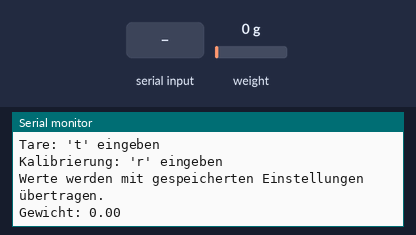
A sketch run on a simulated Arduino MKR. Shown: the last lines printed to the serial monitor. The inputs (shaded band) are chosen by the test bench; at power-on: weight on the scale 0 g. WiFi joins after 1.5 s; servers stay silent unless stated.

Above: at 5.5 s.
5.6 s: "r\n" received over Serial
At 7.0 s:
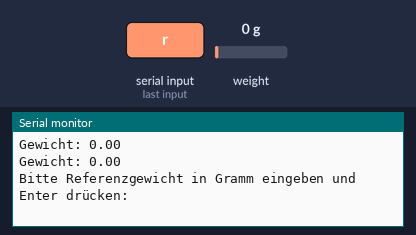
7.3 s: "t\n" received over Serial
At 8.5 s:
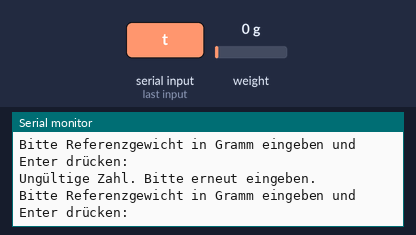
8.8 s: "90,45\n" received over Serial
At 9.9 s:
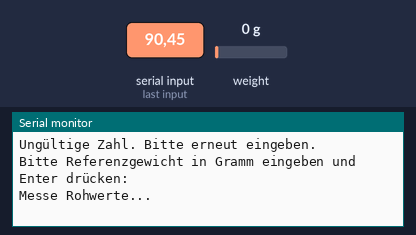
12.3 s: weight on the scale set to 100 g
At 12.3 s:
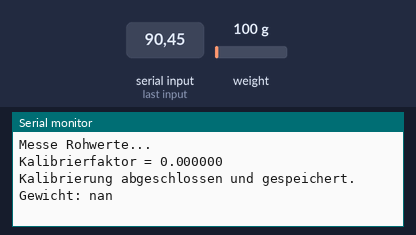

The sketch:

SketchWaageLinks.ino
```cpp
// Arduino IoT Cloud – automatisch generierter Teil
#include <ArduinoIoTCloud.h>
#include <Arduino_ConnectionHandler.h>

const char SSID[] = "LeonieHotspot";
const char PASS[] = "12345678";

float gewicht_links;

void initProperties() {
  ArduinoCloud.addProperty(gewicht_links, READ, ON_CHANGE, NULL);
}

WiFiConnectionHandler ArduinoIoTPreferredConnection(SSID, PASS);

// HX711 + Flash-Speicher
#include "HX711.h"
#include <FlashStorage.h>

HX711 scale;

// Pins für die Waage (D2 = DOUT, D3 = SCK)
const int DOUT_PIN = 2;
const int SCK_PIN  = 3;

// Flash-Speicherbereiche
FlashStorage(storeOffset, long);
FlashStorage(storeCalFactor, float);

// Einstellungen
const unsigned long READY_TIMEOUT = 3000;
const int RAW_AVG = 20;
const int SMOOTH_SAMPLES = 5;

// Globale Variablen
long tare_offset = 0;
float calibration_factor = 1.0;
bool firstStart = false;

// Warten, bis der HX711 bereit ist
bool waitForReady(unsigned long timeoutMs) {
  unsigned long start = millis();
  while (!scale.is_ready()) {
    if (millis() - start > timeoutMs) return false;
    delay(5);
  }
  return true;
}

// Mehrfachmessung
long readRawAverage(int samples, int delayMs = 30) {
  long sum = 0;
  for (int i = 0; i < samples; i++) {
    if (!waitForReady(READY_TIMEOUT)) return LONG_MIN;
    sum += scale.read();
    delay(delayMs);
  }
  return sum / samples;
}

// Flash speichern
void saveToFlash() {
  storeOffset.write(tare_offset);
  storeCalFactor.write(calibration_factor);
}

// Flash laden
void loadFromFlash() {
  tare_offset = storeOffset.read();
  calibration_factor = storeCalFactor.read();

  // Prüfen, ob Flash leer ist (erste Benutzung)
  if (calibration_factor == 0.0f) {
    firstStart = true;
    tare_offset = 0;
    calibration_factor = 1.0;
  }
}

// Referenzgewicht manuell
void askForReferenceWeight() {
  Serial.println();
  Serial.println("Bitte Referenzgewicht in Gramm eingeben und Enter drücken:");

  while (!Serial.available()) delay(50);

  String s = Serial.readStringUntil('\n');
  s.trim();
  float known = s.toFloat();

  if (known <= 0.0) {
    Serial.println("Ungültige Zahl. Bitte erneut eingeben.");
    askForReferenceWeight();
    return;
  }

  Serial.println("Messe Rohwerte...");
  long rawAvg = readRawAverage(RAW_AVG, 40);

  if (rawAvg == LONG_MIN) {
    Serial.println("Fehler beim Lesen. Bitte erneut versuchen.");
    askForReferenceWeight();
    return;
  }

  float factor = (rawAvg - (float)tare_offset) / known;

  Serial.print("Kalibrierfaktor = ");
  Serial.println(factor, 6);

  calibration_factor = factor;
  scale.set_scale(calibration_factor);

  saveToFlash();

  Serial.println("Kalibrierung abgeschlossen und gespeichert.");
}

// Tare
void doTare() {
  Serial.println("Tare läuft... bitte nichts auflegen.");
  scale.tare(10);

  long offset = readRawAverage(10, 30);
  if (offset == LONG_MIN) {
    Serial.println("Fehler: HX711 nicht bereit.");
    return;
  }

  tare_offset = offset;

  saveToFlash();

  Serial.print("Tare abgeschlossen. Offset gespeichert = ");
  Serial.println(tare_offset);
}

// Glättung
float smoothWeight() {
  long sum = 0;

  for (int i = 0; i < SMOOTH_SAMPLES; i++) {
    sum += scale.read();
    delay(10);
  }

  long avg = sum / SMOOTH_SAMPLES;
  return (avg - tare_offset) / calibration_factor;
}

// Setup
void setup() {
  Serial.begin(115200);
  delay(500);

  loadFromFlash();

  initProperties();
  ArduinoCloud.begin(ArduinoIoTPreferredConnection);

  scale.begin(DOUT_PIN, SCK_PIN);

  if (firstStart) {
    Serial.println("Erster Start erkannt → automatische Tare.");
    doTare();
    saveToFlash();
  }

  Serial.println("System bereit.");
  Serial.println("Tare: 't' eingeben");
  Serial.println("Kalibrierung: 'r' eingeben");
  Serial.println("Werte werden mit gespeicherten Einstellungen übertragen.");
}

// Loop
void loop() {
  ArduinoCloud.update();

  // Manuelle Befehle
  if (Serial.available()) {
    String cmd = Serial.readStringUntil('\n');
    cmd.trim();

    if (cmd.equalsIgnoreCase("t")) {
      doTare();
    }

    if (cmd.equalsIgnoreCase("r")) {
      askForReferenceWeight();
    }
  }

  // Werte senden
  gewicht_links = smoothWeight();
  Serial.print("Gewicht: ");
  Serial.println(gewicht_links);

  delay(200);
}
```

Measured:
- after the input at 5.6 s, the serial monitor: prints a new line after 0.22 s (image 1)
- after the input at 7.3 s, the serial monitor: prints a new line at once (image 2)
- after the input at 8.8 s, the serial monitor: prints a new line at once (image 3)
